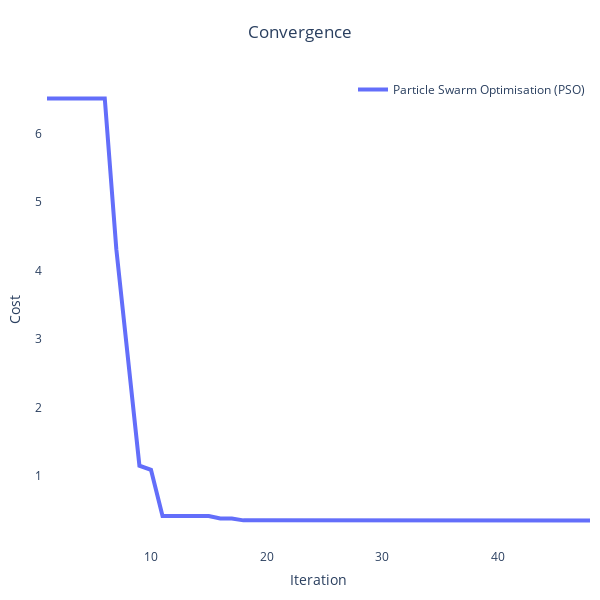
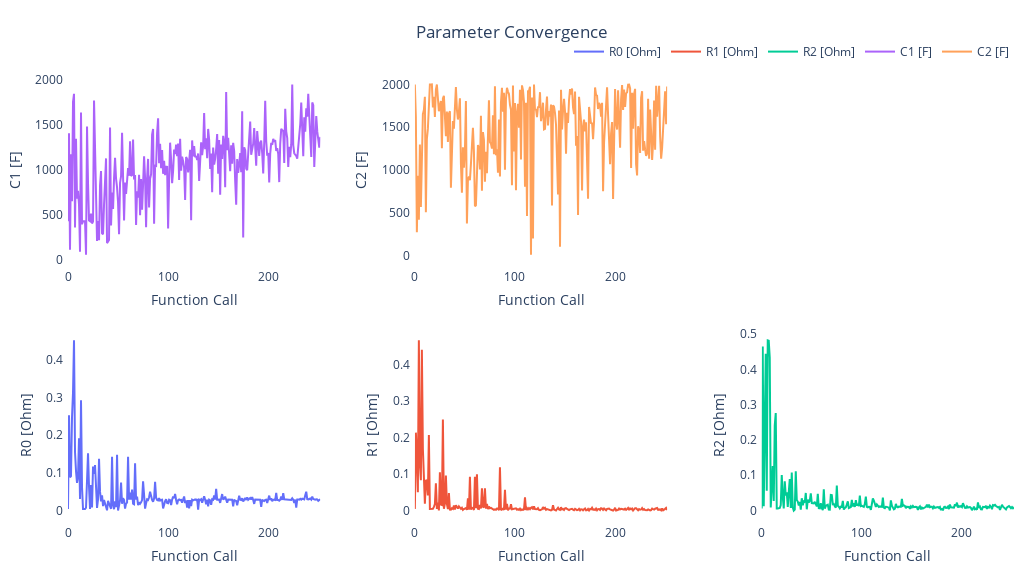

Notebook code for these charts, in order:
### Code cell
pybop.plot.convergence(optim)
pybop.plot.parameters(optim);

### Figure 1 — Plotly figure (JSON) as saved in the notebook; plotly's stock layout.template omitted (floating-point values rounded to 4 significant figures)
{"data": [{"line": {"width": 4}, "mode": "lines", "name": "Particle Swarm Optimisation (PSO)", "type": "scatter", "x": [1, 2, 3, 4, 5, 6, 7, 8, 9, 10, 11, 12, 13, 14, 15, 16, 17, 18, 19, 20, 21, 22, 23, 24, 25, 26, 27, 28, 29, 30, 31, 32, 33, 34, 35, 36, 37, 38, 39, 40, 41, 42, 43, 44, 45, 46, 47, 48], "y": [6.509, 6.509, 6.509, 6.509, 6.509, 6.509, 4.309, 2.715, 1.149, 1.088, 0.4147, 0.4147, 0.4147, 0.4147, 0.4147, 0.3784, 0.3784, 0.3509, 0.3509, 0.3509, 0.3509, 0.3509, 0.3509, 0.3509, 0.3509, 0.3509, 0.3509, 0.3498, 0.3498, 0.3498, 0.3498, 0.3498, 0.3497, 0.3497, 0.3497, 0.3497, 0.3497, 0.3497, 0.3491, 0.3491, 0.3491, 0.3491, 0.3481, 0.3481, 0.3481, 0.3481, 0.3481, 0.3481]}], "layout": {"autosize": false, "height": 600, "legend": {"font": {"size": 12}, "x": 1, "xanchor": "right", "y": 1, "yanchor": "top"}, "margin": {"b": 10, "l": 10, "pad": 4, "r": 10, "t": 75}, "plot_bgcolor": "white", "showlegend": true, "title": {"text": "Convergence", "x": 0.5}, "width": 600, "xaxis": {"exponentformat": "e", "showexponent": "last", "tickfont": {"size": 12}, "title": {"text": "Iteration"}}, "yaxis": {"exponentformat": "e", "showexponent": "last", "tickfont": {"size": 12}, "title": {"text": "Cost"}}}}

### Figure 2 — Plotly figure (JSON) as saved in the notebook; plotly's stock layout.template omitted (floating-point values rounded to 4 significant figures; data arrays with more than 128 entries replaced by an {"elided": "..."} marker saying what was removed)
{"data": [{"line": {"width": 2}, "mode": "lines", "name": "R0 [Ohm]", "type": "scatter", "x": {"elided": "253 int values"}, "xaxis": "x", "y": {"elided": "253 float values"}, "yaxis": "y"}, {"line": {"width": 2}, "mode": "lines", "name": "R1 [Ohm]", "type": "scatter", "x": {"elided": "253 int values"}, "xaxis": "x2", "y": {"elided": "253 float values"}, "yaxis": "y2"}, {"line": {"width": 2}, "mode": "lines", "name": "R2 [Ohm]", "type": "scatter", "x": {"elided": "253 int values"}, "xaxis": "x3", "y": {"elided": "253 float values"}, "yaxis": "y3"}, {"line": {"width": 2}, "mode": "lines", "name": "C1 [F]", "type": "scatter", "x": {"elided": "253 int values"}, "xaxis": "x4", "y": {"elided": "253 float values"}, "yaxis": "y4"}, {"line": {"width": 2}, "mode": "lines", "name": "C2 [F]", "type": "scatter", "x": {"elided": "253 int values"}, "xaxis": "x5", "y": {"elided": "253 float values"}, "yaxis": "y5"}], "layout": {"autosize": false, "height": 576, "legend": {"orientation": "h", "x": 1, "xanchor": "right", "y": 1.02, "yanchor": "bottom"}, "margin": {"b": 10, "l": 10, "pad": 4, "r": 10, "t": 75}, "plot_bgcolor": "white", "showlegend": true, "title": {"text": "Parameter Convergence", "x": 0.5}, "width": 1024, "xaxis": {"anchor": "y", "domain": [0, 0.2667], "exponentformat": "e", "showexponent": "last", "tickfont": {"size": 12}, "title": {"font": {"size": 14}, "text": "Function Call"}}, "xaxis2": {"anchor": "y2", "domain": [0.3667, 0.6333], "title": {"text": "Function Call"}}, "xaxis3": {"anchor": "y3", "domain": [0.7333, 1], "title": {"text": "Function Call"}}, "xaxis4": {"anchor": "y4", "domain": [0, 0.2667], "title": {"text": "Function Call"}}, "xaxis5": {"anchor": "y5", "domain": [0.3667, 0.6333], "title": {"text": "Function Call"}}, "xaxis6": {"anchor": "y6", "domain": [0.7333, 1]}, "yaxis": {"anchor": "x", "domain": [0, 0.425], "exponentformat": "e", "showexponent": "last", "tickfont": {"size": 12}, "title": {"font": {"size": 14}, "text": "R0 [Ohm]"}}, "yaxis2": {"anchor": "x2", "domain": [0, 0.425], "exponentformat": "e", "showexponent": "last", "title": {"text": "R1 [Ohm]"}}, "yaxis3": {"anchor": "x3", "domain": [0, 0.425], "exponentformat": "e", "showexponent": "last", "title": {"text": "R2 [Ohm]"}}, "yaxis4": {"anchor": "x4", "domain": [0.575, 1], "exponentformat": "e", "showexponent": "last", "title": {"text": "C1 [F]"}}, "yaxis5": {"anchor": "x5", "domain": [0.575, 1], "exponentformat": "e", "showexponent": "last", "title": {"text": "C2 [F]"}}, "yaxis6": {"anchor": "x6", "domain": [0.575, 1]}}}
